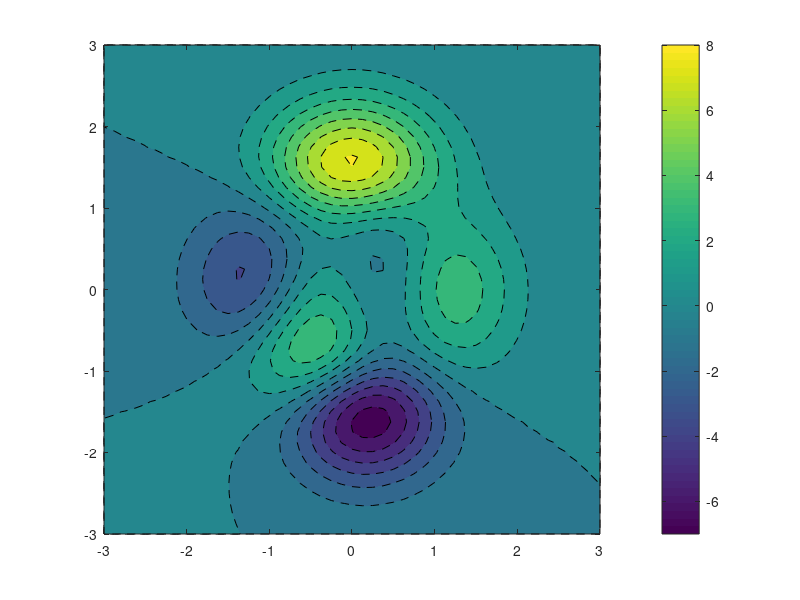

MATLAB code for this plot:
[x,y,z] = peaks;
% Create black dashed contours
[C,h] = contour(x,y,z,'--k');
[text_handles] = clabel(C,h);
% Modify the labels to make them bigger and blue.
set(text_handles,'fontsize',15,'color','blue'); 
contourf(x,y,z,[-10:10],'--k');
colorbar